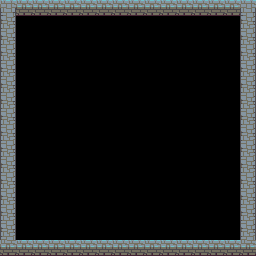

The image is a tile-based game level rendered from a .tmx file. Its description and complete source (layers, tilesets, objects, tile grids) follow:
An orthogonal 16x16 tile map with 16x16 px tiles, 1 tile layer (Walls), 1 hidden layer not drawn.

<map version="1.10" tiledversion="1.10.1" orientation="orthogonal" renderorder="right-down" width="16" height="16" tilewidth="16" tileheight="16" infinite="0" nextlayerid="3" nextobjectid="1">
 <editorsettings>
  <export target="dungeon-v4.json" format="json" />
 </editorsettings>
 <tileset firstgid="1" name="basictiles" tilewidth="16" tileheight="16" tilecount="120" columns="8">
  <image source="../images/basictiles.png" width="128" height="240" />
  <tile id="0">
   <properties>
    <property name="collision" type="bool" value="true" />
   </properties>
  </tile>
  <tile id="1">
   <properties>
    <property name="collision" type="bool" value="true" />
   </properties>
  </tile>
  <tile id="2">
   <properties>
    <property name="collision" type="bool" value="true" />
   </properties>
  </tile>
  <tile id="3">
   <properties>
    <property name="collision" type="bool" value="true" />
   </properties>
  </tile>
  <tile id="4">
   <properties>
    <property name="collision" type="bool" value="true" />
   </properties>
  </tile>
  <tile id="5">
   <properties>
    <property name="collision" type="bool" value="true" />
   </properties>
  </tile>
  <tile id="6">
   <properties>
    <property name="collision" type="bool" value="true" />
   </properties>
  </tile>
  <tile id="7">
   <properties>
    <property name="collision" type="bool" value="true" />
   </properties>
  </tile>
  <tile id="8">
   <properties>
    <property name="collision" type="bool" value="false" />
   </properties>
  </tile>
  <tile id="9">
   <properties>
    <property name="collision" type="bool" value="false" />
   </properties>
  </tile>
  <tile id="10">
   <properties>
    <property name="collision" type="bool" value="false" />
   </properties>
  </tile>
  <tile id="11">
   <properties>
    <property name="collision" type="bool" value="false" />
   </properties>
  </tile>
  <tile id="12">
   <properties>
    <property name="collision" type="bool" value="false" />
   </properties>
  </tile>
  <tile id="13">
   <properties>
    <property name="collision" type="bool" value="false" />
   </properties>
  </tile>
  <tile id="14">
   <properties>
    <property name="collision" type="bool" value="false" />
   </properties>
  </tile>
  <tile id="15">
   <properties>
    <property name="collision" type="bool" value="false" />
   </properties>
  </tile>
  <tile id="16">
   <properties>
    <property name="collision" type="bool" value="false" />
   </properties>
  </tile>
  <tile id="17">
   <properties>
    <property name="collision" type="bool" value="false" />
   </properties>
  </tile>
  <tile id="18">
   <properties>
    <property name="collision" type="bool" value="false" />
   </properties>
  </tile>
  <tile id="19">
   <properties>
    <property name="collision" type="bool" value="false" />
   </properties>
  </tile>
  <tile id="20">
   <properties>
    <property name="collision" type="bool" value="false" />
   </properties>
  </tile>
  <tile id="21">
   <properties>
    <property name="collision" type="bool" value="false" />
   </properties>
  </tile>
  <tile id="22">
   <properties>
    <property name="collision" type="bool" value="false" />
   </properties>
  </tile>
  <tile id="23">
   <properties>
    <property name="collision" type="bool" value="false" />
   </properties>
  </tile>
  <tile id="24">
   <properties>
    <property name="collision" type="bool" value="false" />
   </properties>
  </tile>
  <tile id="25">
   <properties>
    <property name="collision" type="bool" value="false" />
   </properties>
  </tile>
  <tile id="26">
   <properties>
    <property name="collision" type="bool" value="false" />
   </properties>
  </tile>
  <tile id="27">
   <properties>
    <property name="collision" type="bool" value="false" />
   </properties>
  </tile>
  <tile id="28">
   <properties>
    <property name="collision" type="bool" value="false" />
   </properties>
  </tile>
  <tile id="29">
   <properties>
    <property name="collision" type="bool" value="false" />
   </properties>
  </tile>
  <tile id="30">
   <properties>
    <property name="collision" type="bool" value="false" />
   </properties>
  </tile>
  <tile id="31">
   <properties>
    <property name="collision" type="bool" value="false" />
   </properties>
  </tile>
  <tile id="32">
   <properties>
    <property name="collision" type="bool" value="false" />
   </properties>
  </tile>
  <tile id="33">
   <properties>
    <property name="collision" type="bool" value="false" />
   </properties>
  </tile>
  <tile id="34">
   <properties>
    <property name="collision" type="bool" value="false" />
   </properties>
  </tile>
  <tile id="35">
   <properties>
    <property name="collision" type="bool" value="false" />
   </properties>
  </tile>
  <tile id="36">
   <properties>
    <property name="collision" type="bool" value="false" />
   </properties>
  </tile>
  <tile id="37">
   <properties>
    <property name="collision" type="bool" value="false" />
   </properties>
  </tile>
  <tile id="38">
   <properties>
    <property name="collision" type="bool" value="false" />
   </properties>
  </tile>
  <tile id="39">
   <properties>
    <property name="collision" type="bool" value="false" />
   </properties>
  </tile>
  <tile id="40">
   <properties>
    <property name="collision" type="bool" value="false" />
   </properties>
  </tile>
  <tile id="41">
   <properties>
    <property name="collision" type="bool" value="false" />
   </properties>
  </tile>
  <tile id="42">
   <properties>
    <property name="collision" type="bool" value="false" />
   </properties>
  </tile>
  <tile id="43">
   <properties>
    <property name="collision" type="bool" value="false" />
   </properties>
  </tile>
  <tile id="44">
   <properties>
    <property name="collision" type="bool" value="false" />
   </properties>
  </tile>
  <tile id="45">
   <properties>
    <property name="collision" type="bool" value="false" />
   </properties>
  </tile>
  <tile id="46">
   <properties>
    <property name="collision" type="bool" value="false" />
   </properties>
  </tile>
  <tile id="47">
   <properties>
    <property name="collision" type="bool" value="false" />
   </properties>
  </tile>
  <tile id="48">
   <properties>
    <property name="collision" type="bool" value="false" />
   </properties>
  </tile>
  <tile id="49">
   <properties>
    <property name="collision" type="bool" value="false" />
   </properties>
  </tile>
  <tile id="50">
   <properties>
    <property name="collision" type="bool" value="false" />
   </properties>
  </tile>
  <tile id="51">
   <properties>
    <property name="collision" type="bool" value="false" />
   </properties>
  </tile>
  <tile id="52">
   <properties>
    <property name="collision" type="bool" value="false" />
   </properties>
  </tile>
  <tile id="53">
   <properties>
    <property name="collision" type="bool" value="false" />
   </properties>
  </tile>
  <tile id="54">
   <properties>
    <property name="collision" type="bool" value="false" />
   </properties>
  </tile>
  <tile id="55">
   <properties>
    <property name="collision" type="bool" value="false" />
   </properties>
  </tile>
  <tile id="56">
   <properties>
    <property name="collision" type="bool" value="false" />
   </properties>
  </tile>
  <tile id="57">
   <properties>
    <property name="collision" type="bool" value="false" />
   </properties>
  </tile>
  <tile id="58">
   <properties>
    <property name="collision" type="bool" value="false" />
   </properties>
  </tile>
  <tile id="59">
   <properties>
    <property name="collision" type="bool" value="false" />
   </properties>
  </tile>
  <tile id="60">
   <properties>
    <property name="collision" type="bool" value="false" />
   </properties>
  </tile>
  <tile id="61">
   <properties>
    <property name="collision" type="bool" value="false" />
   </properties>
  </tile>
  <tile id="62">
   <properties>
    <property name="collision" type="bool" value="false" />
   </properties>
  </tile>
  <tile id="63">
   <properties>
    <property name="collision" type="bool" value="false" />
   </properties>
  </tile>
  <tile id="64">
   <properties>
    <property name="collision" type="bool" value="false" />
   </properties>
  </tile>
  <tile id="65">
   <properties>
    <property name="collision" type="bool" value="false" />
   </properties>
  </tile>
  <tile id="66">
   <properties>
    <property name="collision" type="bool" value="false" />
   </properties>
  </tile>
  <tile id="67">
   <properties>
    <property name="collision" type="bool" value="false" />
   </properties>
  </tile>
  <tile id="68">
   <properties>
    <property name="collision" type="bool" value="false" />
   </properties>
  </tile>
  <tile id="69">
   <properties>
    <property name="collision" type="bool" value="false" />
   </properties>
  </tile>
  <tile id="70">
   <properties>
    <property name="collision" type="bool" value="false" />
   </properties>
  </tile>
  <tile id="71">
   <properties>
    <property name="collision" type="bool" value="false" />
   </properties>
  </tile>
  <tile id="72">
   <properties>
    <property name="collision" type="bool" value="false" />
   </properties>
  </tile>
  <tile id="73">
   <properties>
    <property name="collision" type="bool" value="false" />
   </properties>
  </tile>
  <tile id="74">
   <properties>
    <property name="collision" type="bool" value="false" />
   </properties>
  </tile>
  <tile id="75">
   <properties>
    <property name="collision" type="bool" value="false" />
   </properties>
  </tile>
  <tile id="76">
   <properties>
    <property name="collision" type="bool" value="false" />
   </properties>
  </tile>
  <tile id="77">
   <properties>
    <property name="collision" type="bool" value="false" />
   </properties>
  </tile>
  <tile id="78">
   <properties>
    <property name="collision" type="bool" value="false" />
   </properties>
  </tile>
  <tile id="79">
   <properties>
    <property name="collision" type="bool" value="false" />
   </properties>
  </tile>
  <tile id="80">
   <properties>
    <property name="collision" type="bool" value="false" />
   </properties>
  </tile>
  <tile id="81">
   <properties>
    <property name="collision" type="bool" value="false" />
   </properties>
  </tile>
  <tile id="82">
   <properties>
    <property name="collision" type="bool" value="false" />
   </properties>
  </tile>
  <tile id="83">
   <properties>
    <property name="collision" type="bool" value="false" />
   </properties>
  </tile>
  <tile id="84">
   <properties>
    <property name="collision" type="bool" value="false" />
   </properties>
  </tile>
  <tile id="85">
   <properties>
    <property name="collision" type="bool" value="false" />
   </properties>
  </tile>
  <tile id="86">
   <properties>
    <property name="collision" type="bool" value="false" />
   </properties>
  </tile>
  <tile id="87">
   <properties>
    <property name="collision" type="bool" value="false" />
   </properties>
  </tile>
  <tile id="88">
   <properties>
    <property name="collision" type="bool" value="false" />
   </properties>
  </tile>
  <tile id="89">
   <properties>
    <property name="collision" type="bool" value="false" />
   </properties>
  </tile>
  <tile id="90">
   <properties>
    <property name="collision" type="bool" value="false" />
   </properties>
  </tile>
  <tile id="91">
   <properties>
    <property name="collision" type="bool" value="false" />
   </properties>
  </tile>
  <tile id="92">
   <properties>
    <property name="collision" type="bool" value="false" />
   </properties>
  </tile>
  <tile id="93">
   <properties>
    <property name="collision" type="bool" value="false" />
   </properties>
  </tile>
  <tile id="94">
   <properties>
    <property name="collision" type="bool" value="false" />
   </properties>
  </tile>
  <tile id="95">
   <properties>
    <property name="collision" type="bool" value="false" />
   </properties>
  </tile>
  <tile id="96">
   <properties>
    <property name="collision" type="bool" value="false" />
   </properties>
  </tile>
  <tile id="97">
   <properties>
    <property name="collision" type="bool" value="false" />
   </properties>
  </tile>
  <tile id="98">
   <properties>
    <property name="collision" type="bool" value="false" />
   </properties>
  </tile>
  <tile id="99">
   <properties>
    <property name="collision" type="bool" value="false" />
   </properties>
  </tile>
  <tile id="100">
   <properties>
    <property name="collision" type="bool" value="false" />
   </properties>
  </tile>
  <tile id="101">
   <properties>
    <property name="collision" type="bool" value="false" />
   </properties>
  </tile>
  <tile id="102">
   <properties>
    <property name="collision" type="bool" value="false" />
   </properties>
  </tile>
  <tile id="103">
   <properties>
    <property name="collision" type="bool" value="false" />
   </properties>
  </tile>
  <tile id="104">
   <properties>
    <property name="collision" type="bool" value="false" />
   </properties>
  </tile>
  <tile id="105">
   <properties>
    <property name="collision" type="bool" value="false" />
   </properties>
  </tile>
  <tile id="106">
   <properties>
    <property name="collision" type="bool" value="false" />
   </properties>
  </tile>
  <tile id="107">
   <properties>
    <property name="collision" type="bool" value="false" />
   </properties>
  </tile>
  <tile id="108">
   <properties>
    <property name="collision" type="bool" value="false" />
   </properties>
  </tile>
  <tile id="109">
   <properties>
    <property name="collision" type="bool" value="false" />
   </properties>
  </tile>
  <tile id="110">
   <properties>
    <property name="collision" type="bool" value="false" />
   </properties>
  </tile>
  <tile id="111">
   <properties>
    <property name="collision" type="bool" value="false" />
   </properties>
  </tile>
  <tile id="112">
   <properties>
    <property name="collision" type="bool" value="false" />
   </properties>
  </tile>
  <tile id="113">
   <properties>
    <property name="collision" type="bool" value="false" />
   </properties>
  </tile>
  <tile id="114">
   <properties>
    <property name="collision" type="bool" value="false" />
   </properties>
  </tile>
  <tile id="115">
   <properties>
    <property name="collision" type="bool" value="false" />
   </properties>
  </tile>
  <tile id="116">
   <properties>
    <property name="collision" type="bool" value="false" />
   </properties>
  </tile>
  <tile id="117">
   <properties>
    <property name="collision" type="bool" value="false" />
   </properties>
  </tile>
  <tile id="118">
   <properties>
    <property name="collision" type="bool" value="false" />
   </properties>
  </tile>
  <tile id="119">
   <properties>
    <property name="collision" type="bool" value="false" />
   </properties>
  </tile>
 </tileset>
 <layer id="1" name="Ground" width="16" height="16" visible="0">
  <data encoding="csv">
0,0,0,0,0,0,0,0,0,0,0,0,0,0,0,0,
0,15,15,15,15,15,15,15,15,15,15,15,15,15,15,0,
0,15,15,15,15,15,15,15,15,15,15,15,15,15,15,0,
0,15,15,15,15,15,15,15,15,15,15,15,15,15,15,0,
0,15,15,15,15,15,15,15,15,15,15,15,15,15,15,0,
0,15,15,15,15,15,15,15,15,15,15,15,15,15,15,0,
0,15,15,15,15,15,15,15,15,15,15,15,15,15,15,0,
0,15,15,15,15,15,15,15,15,15,15,15,15,15,15,0,
0,15,15,15,15,15,15,15,15,15,15,15,15,15,15,0,
0,15,15,15,15,15,15,15,15,15,15,15,15,15,15,0,
0,15,15,15,15,15,15,15,15,15,15,15,15,15,15,0,
0,15,15,15,15,15,15,15,15,15,15,15,15,15,15,0,
0,15,15,15,15,15,15,15,15,15,15,15,15,15,15,0,
0,15,15,15,15,15,15,15,15,15,15,15,15,15,15,0,
0,15,15,15,15,15,15,15,15,15,15,15,15,15,15,0,
0,0,0,0,0,0,0,0,0,0,0,0,0,0,0,0
</data>
 </layer>
 <layer id="2" name="Walls" width="16" height="16">
  <data encoding="csv">
4,1,1,1,1,1,1,1,1,1,1,1,1,1,1,4,
2,0,0,0,0,0,0,0,0,0,0,0,0,0,0,2,
2,0,0,0,0,0,0,0,0,0,0,0,0,0,0,2,
2,0,0,0,0,0,0,0,0,0,0,0,0,0,0,2,
2,0,0,0,0,0,0,0,0,0,0,0,0,0,0,2,
2,0,0,0,0,0,0,0,0,0,0,0,0,0,0,2,
2,0,0,0,0,0,0,0,0,0,0,0,0,0,0,2,
2,0,0,0,0,0,0,0,0,0,0,0,0,0,0,2,
2,0,0,0,0,0,0,0,0,0,0,0,0,0,0,2,
2,0,0,0,0,0,0,0,0,0,0,0,0,0,0,2,
2,0,0,0,0,0,0,0,0,0,0,0,0,0,0,2,
2,0,0,0,0,0,0,0,0,0,0,0,0,0,0,2,
2,0,0,0,0,0,0,0,0,0,0,0,0,0,0,2,
2,0,0,0,0,0,0,0,0,0,0,0,0,0,0,2,
2,0,0,0,0,0,0,0,0,0,0,0,0,0,0,2,
3,1,1,1,1,1,1,1,1,1,1,1,1,1,1,3
</data>
 </layer>
</map>
